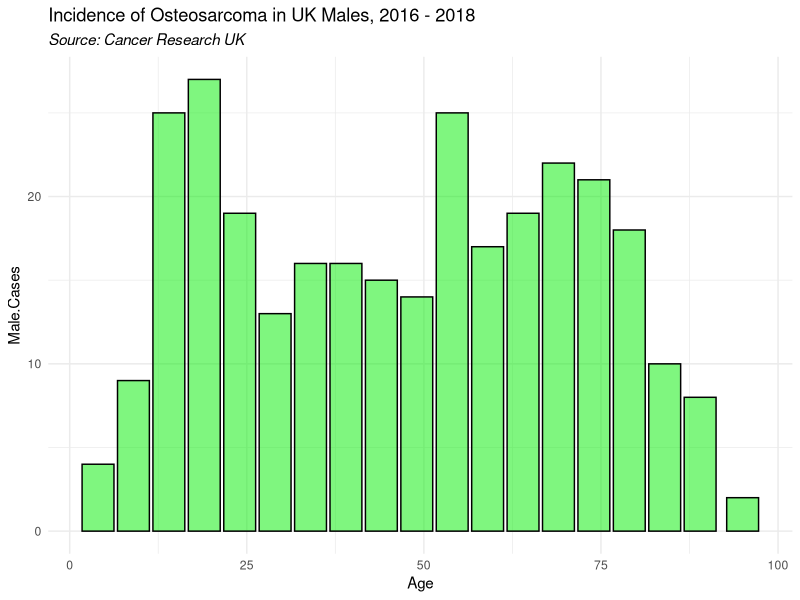
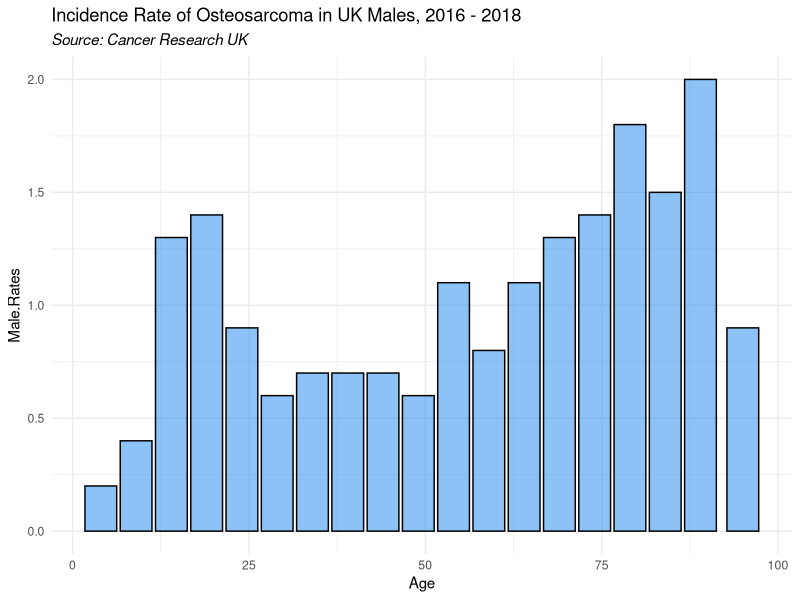
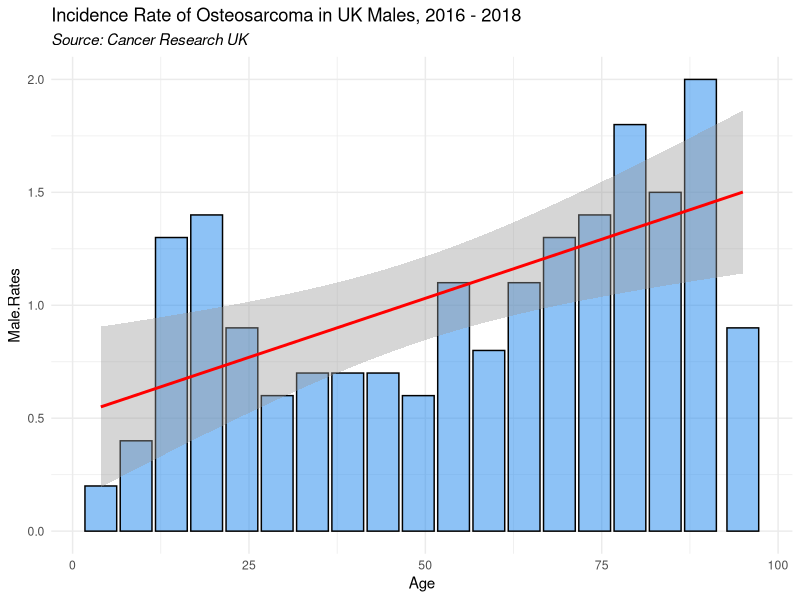
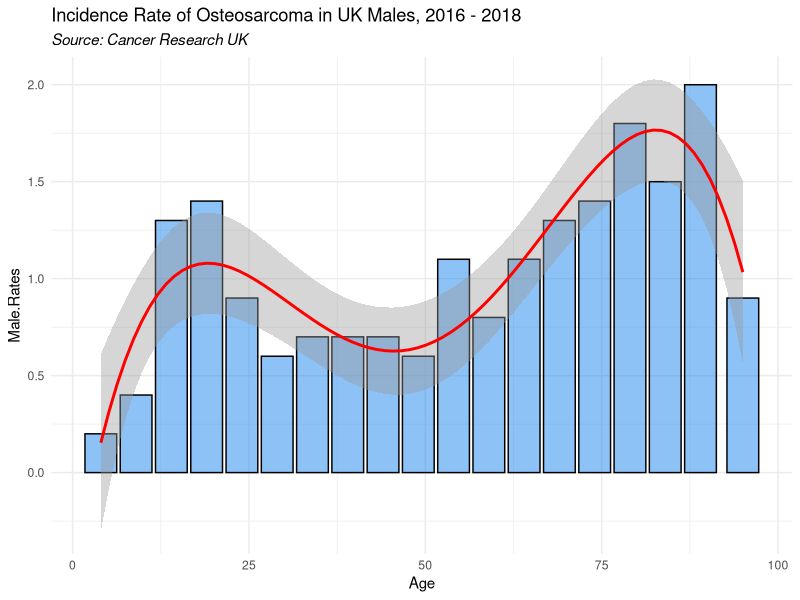
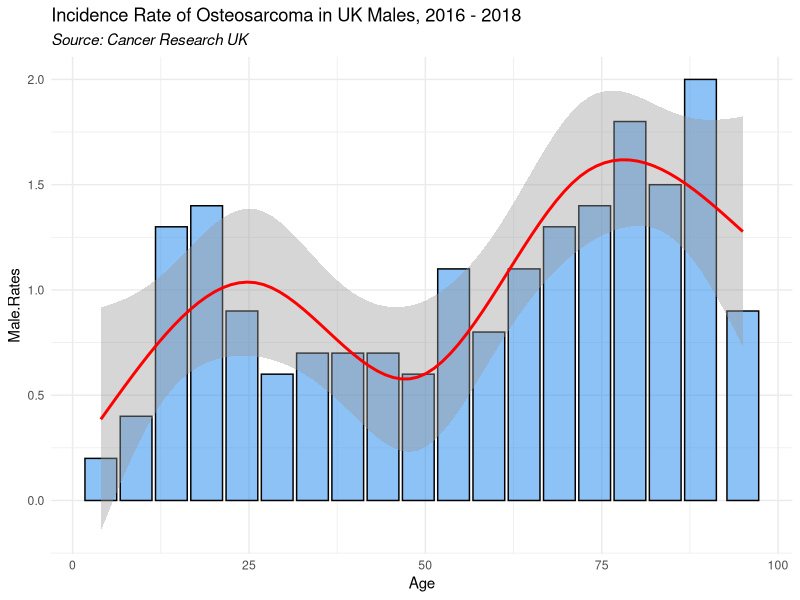
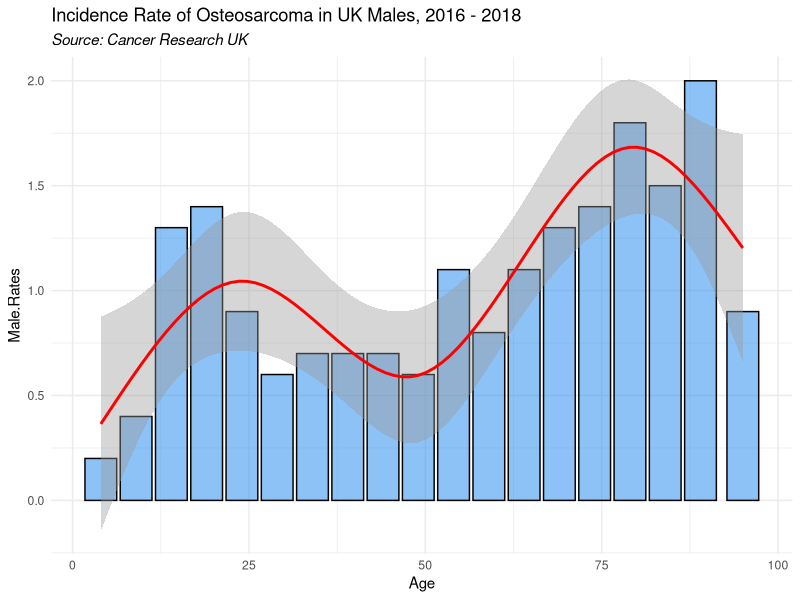
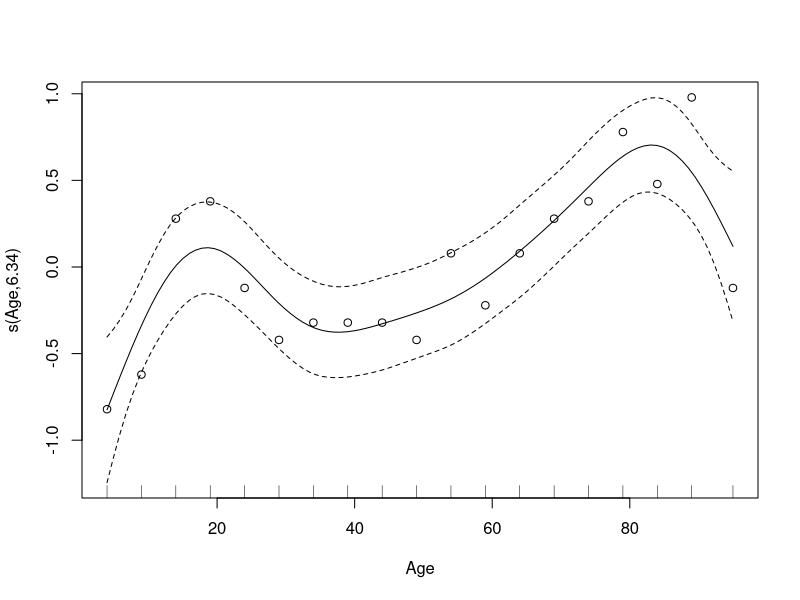

These charts were generated, in order, by the following R code:
# Here is an example using Osteosarcoma, a type of bone cancer.
# This is based on incidence data, per 100,00 population 2016-2018,
# Published by Cancer Research UK:
# https://www.cancerresearchuk.org/health-professional/cancer-statistics/statistics-by-cancer-type/bone-sarcoma/incidence
# The data have been slightly regrouped to aid the exercise.

# Load the data:

library(readr)
sarcoma <- read_csv("./data/sarcoma.csv", name_repair = "universal")

# Columns in the data are:
# Age:            Upper number of 5-year age bands. e.g. 0 - 4, is coded as 4.  90+ is coded as 95
#                 for the sake of this exercise.
# Female.Cases:   Number of incident cases reported in females.
# Male.Cases:     Number of incident cases reported in males.
# Female.Rates:   Incidence Rate per 100,000 population, in this age group, for females
# Male.Rates:     Incidence Rate per 100,000 population, in this age group, for males




######## Part 1: Linear regression with single predictor  ##########

# With the Sarcoma data, we will examine the relationship between age and incidence
# Pick either the Male or Female reporting category and lets consider the number of Cases
summary(sarcoma)

View(sarcoma)




# Let's visualise the shape of the distribution.
# Scatter plots, line or bar charts may be good starts.

library(ggplot2)
ggplot(sarcoma, aes(x=Age, y=Male.Cases))+
  geom_col(fill="green2", col=1, alpha=0.5)+
  labs(title="Incidence of Osteosarcoma in UK Males, 2016 - 2018", subtitle="Source: Cancer Research UK")+
  theme_minimal()+
  theme(plot.subtitle = element_text(face="italic"))


# Does the number of cases appear related to age?  -  Some increasing relationship
# If so, is it linearly?



# Try the same with the rate to see if population size clouds it.

ggplot(sarcoma, aes(x=Age, y=Male.Rates))+
  geom_col(fill="dodgerblue2", col=1, alpha=0.5)+
  labs(title="Incidence Rate of Osteosarcoma in UK Males, 2016 - 2018", subtitle="Source: Cancer Research UK")+
  theme_minimal()+
  theme(plot.subtitle = element_text(face="italic"))



# Does the number of cases appear related to age?  -  Looks to be stronger
# If so, is it linearly? No, appears to be a peak in teenage to early twenties





#################################################
# Modelling the rate in Males.

# Build a linear regression model (lm) to examine it using the summary function

sarcoma_lm <- lm(Male.Rates ~ Age,data=sarcoma)

summary(sarcoma_lm)


# Let's visualise it using ggplots 'geom_smooth', giving it the method = lm

ggplot(sarcoma, aes(x=Age, y=Male.Rates))+
  geom_col(fill="dodgerblue2", col=1, alpha=0.5)+
  geom_smooth(col="red", method = "lm") +
  labs(title="Incidence Rate of Osteosarcoma in UK Males, 2016 - 2018", subtitle="Source: Cancer Research UK")+
  theme_minimal()+
  theme(plot.subtitle = element_text(face="italic"))


# Examine this plot.  Is the model a good fit?
# Is it good for any of the range?

#################################################

# Let's try and do this with a polynomial term or two: Age + Age^2 + Age^3
# You can manually do it, or use the poly() function, which helps reduce correlation
# The more higher order the terms are, the more 'wiggly' the fit.
sarcoma_lm_poly <- lm(Male.Rates ~ poly(Age,degree=4),data=sarcoma)

summary(sarcoma_lm_poly)



# Visualise this again with ggplot geom_smooth.  Add the argument: formula = "y ~ naturalSpline(x)", including your options

ggplot(sarcoma, aes(x=Age, y=Male.Rates))+
  geom_col(fill="dodgerblue2", col=1, alpha=0.5)+
  geom_smooth(col="red", method = "lm", formula = "y ~ poly(x,degree=4)") +
  labs(title="Incidence Rate of Osteosarcoma in UK Males, 2016 - 2018", subtitle="Source: Cancer Research UK")+
  theme_minimal()+
  theme(plot.subtitle = element_text(face="italic"))



### Discuss overfitting.


#################################################




# Fit the model with a spline instead
# Use the 'splines2' package, and the natural cubic spline function naturalSpline
# Try specifying a number of degrees of freedom  - explain
# Try specifying the knots at specific ages

library(splines2)

sarcoma_lm_spline1 <- lm(Male.Rates ~ naturalSpline(Age, df=4),data=sarcoma)

summary(sarcoma_lm_spline1)


sarcoma_lm_spline2 <- lm(Male.Rates ~ naturalSpline(Age, knots= c(24,49,79)),data=sarcoma)

summary(sarcoma_lm_spline2)

# Has the model improved? - Yes, drastically. R-squarred practically doubled.


# Visualise this again with ggplot geom_smooth.  Add the argument: formula = "y ~ naturalSpline(x)", including your options

ggplot(sarcoma, aes(x=Age, y=Male.Rates))+
  geom_col(fill="dodgerblue2", col=1, alpha=0.5)+
  geom_smooth(col="red", method = "lm", formula = "y ~ naturalSpline(x, df=4)") +
  labs(title="Incidence Rate of Osteosarcoma in UK Males, 2016 - 2018", subtitle="Source: Cancer Research UK")+
  theme_minimal()+
  theme(plot.subtitle = element_text(face="italic"))


ggplot(sarcoma, aes(x=Age, y=Male.Rates))+
  geom_col(fill="dodgerblue2", col=1, alpha=0.5)+
  geom_smooth(col="red", method = "lm", formula = "y ~ naturalSpline(x,  knots= c(24,49,79))") +
  labs(title="Incidence Rate of Osteosarcoma in UK Males, 2016 - 2018", subtitle="Source: Cancer Research UK")+
  theme_minimal()+
  theme(plot.subtitle = element_text(face="italic"))




############################################################

# Now let's fit it as a GAM using mgcv package.
# Use the 's()' function to wrap a smoother around age.  We'll let it chose for use at first.

library(mgcv)
sarcoma_gam1 <- gam(Male.Rates ~ s(Age),data=sarcoma)

summary(sarcoma_gam1)


# Plot the results
plot(sarcoma_gam1, residuals = TRUE, pch = 1)



# Extract the model coefficients with `coef` function.  How many are there for basis functions that make up this smooth?
coef(sarcoma_gam1)


# Can you interpret any of those coefficients?
# How do you know if they are 'significant'?
